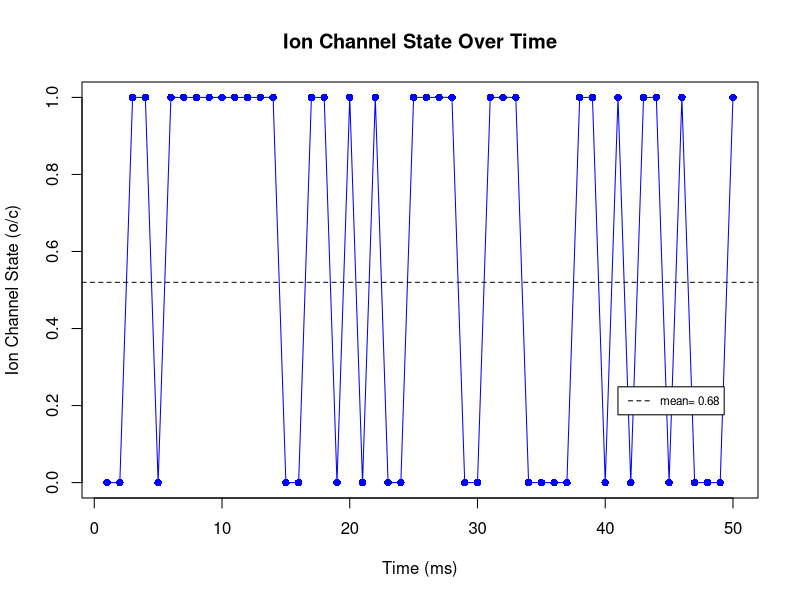
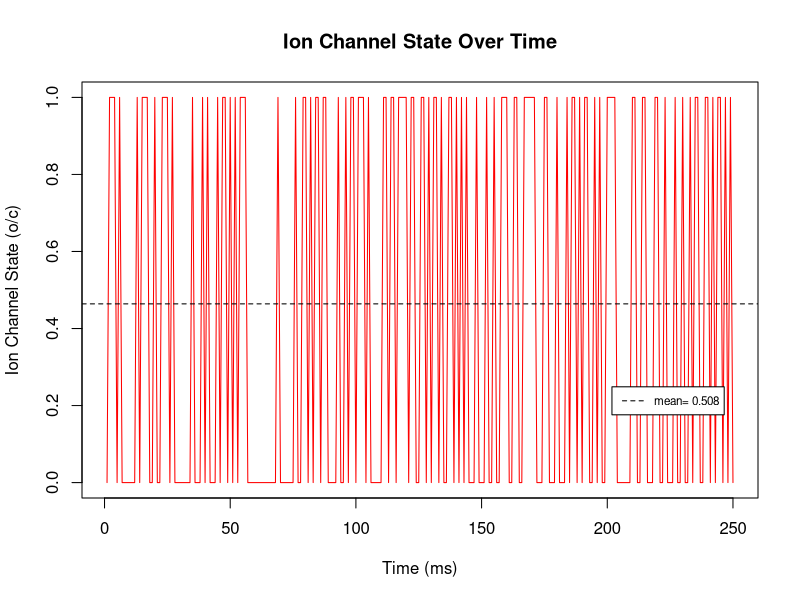

These charts were generated, in order, by the following R code: (Note: this script raises an error after producing the figures.)
## ---- chunk 1
rm(list=ls())
channelfunc <- function(endtime){
  # endtime <- 50
  state <- rep(0,endtime)
  for(t in 1:endtime){
    x <- runif(1)
    if(x<0.5){
      state[t] <- 0 # closed
    }
    else{
    state[t] <- 1 # open
    }
  }
  return(state)
}
### Assess effect of endtime
print(paste("Average value of state for endtime 50 =", mean(channelfunc(50))))
print(paste("Average value of state for endtime 250 =", mean(channelfunc(250))))
### PLOT 1: Endtime 50
endtimeseq <- seq(1,50,1)
plot(endtimeseq,channelfunc(50),xlab="Time (ms)",ylab="Ion Channel State (o/c)",main="Ion Channel State Over Time",type="o",pch=16,col="blue")
abline(mean(channelfunc(50)),0,lty="dashed")
legend("bottomright",inset=c(0.05,0.2),legend=paste("mean=",mean(channelfunc(50))),lty="dashed",bty="s",cex=0.7)

### PLOT 2: Endtime 250
endtimeseq2 <- seq(1,250,1)
plot(endtimeseq2,channelfunc(250),xlab="Time (ms)",ylab="Ion Channel State (o/c)",main="Ion Channel State Over Time",type="l",pch=16,col="red")
abline(mean(channelfunc(250)),0,lty="dashed")
legend("bottomright",inset=c(0.05,0.2),legend=paste("mean=",mean(channelfunc(250))),lty="dashed",bty="s",cex=0.7)

# The sizes of the flip result array are equivalent to indicated endtime
## ---- chunk 2
ion_end <- 50
# p_o_c <- 0.4 # channel goes from open to closed
# p_c_o <- 0.7 # channel goes from closed to open
t_state <- rep(0,ion_end)
ionfunc <- function(p_o_c,p_c_o){
  for(i in 0:ion_end){
    x <- runif(1)
    if(t_state==0){
      if(x<p_c_o){
        t_state[i]<-1
      }
      else{
        t_state[i]<-0
      }
    }
    else{
      if(x<p_o_c){
        t_state[i]<-0
      }
      else{
        t_state[i]<-1
      }
    }
  }
  return(t_state)
}
ionfunc(0.4,0.7)
ion_endseq <- seq(1,50,1)
cl <- rainbow(10)
###calcmeans
mean1 <- mean(ionfunc(0.8,0.1))
mean2 <- mean(ionfunc(0.7,0.4))
mean3 <- mean(ionfunc(0.5,0.5))
###
plot(ion_endseq,ionfunc(0.8,0.1),xlab="Time Step (ms)",ylab="Ion Channel State (o/c)",main="Stochastic Ion Channel Behavior Over Time",type="l",col=cl[1])
abline(mean1,0,lty="dashed")
legend("bottomright",inset=c(0.05,0.2),legend=paste("mean=",mean1),bty="s",fill=cl[1],cex=0.7)

plot(ion_endseq,ionfunc(0.7,0.4),xlab="Time Step (ms)",ylab="Ion Channel State (o/c)",main="Stochastic Ion Channel Behavior Over Time",type="l",col=cl[2])
abline(mean2,0,lty="dashed")
legend("bottomright",inset=c(0.05,0.2),legend=paste("mean=",mean2),bty="s",fill=cl[2],cex=0.7)

plot(ion_endseq,ionfunc(0.5,0.5),xlab="Time Step (ms)",ylab="Ion Channel State (o/c)",main="Stochastic Ion Channel Behavior Over Time",type="l",col=cl[3])
abline(mean3,0,lty="dashed")
legend("bottomright",inset=c(0.05,0.2),legend=paste("mean=",mean3),bty="s",fill=cl[3],cex=0.7)
